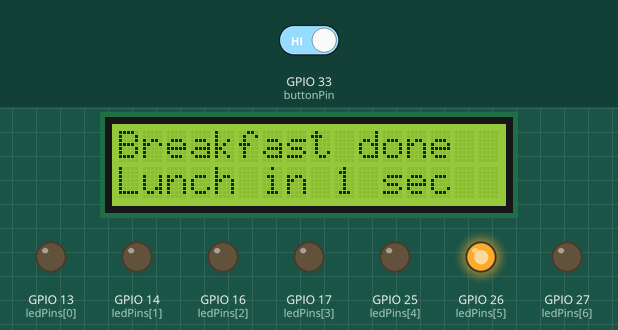
A sketch run on a simulated ESP32. Parts: 16×2 character LCD, output pins drawn as LEDs (lit = HIGH). Inputs (shaded band) come from the test bench; at power-on: GPIO 33 (buttonPin) HIGH. What the sketch prints to the serial monitor is not drawn.

Above: at 19.5 s.
19.6 s: GPIO 33 (buttonPin) driven LOW
At 21.3 s:
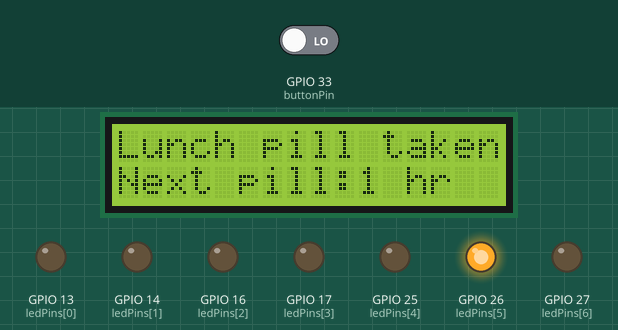
21.6 s: GPIO 33 (buttonPin) driven HIGH
At 22.8 s:
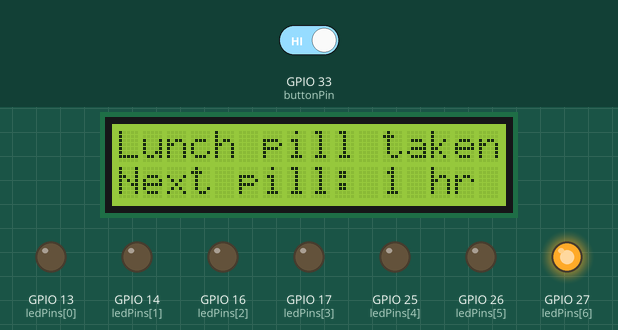
At 25.2 s:
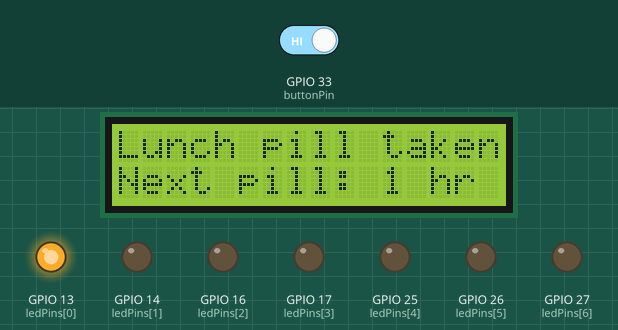
Timing chart, 0 to 41.2 s (numbered marks = the images above; inputs shaded):
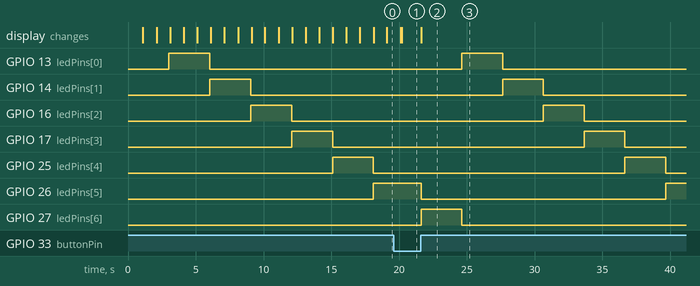

The sketch:

prototype_demo.ino
```cpp
#include <Wire.h>
#include <LiquidCrystal_I2C.h>

LiquidCrystal_I2C lcd(0x27, 16, 2);

// LCD
const int LCD_SDA_PIN = 21;
const int LCD_SCL_PIN = 22;

// LEDs
const int ledPins[7] = {13, 14, 16, 17, 25, 26, 27};

// Buzzer and button
const int buzzerPin = 32;
const int buttonPin = 33;

// Demo timing
const unsigned long countdownSeconds = 20;
const unsigned long ledInterval = 3000;
const unsigned long buzzerInterval = 1000;
const unsigned long buzzerDuration = 250;

unsigned long countdownStartMillis = 0;
unsigned long lastLedMillis = 0;
unsigned long lastBuzzerMillis = 0;
unsigned long buzzerStartMillis = 0;

int currentLed = 0;

bool alarmActive = false;
bool medicationTaken = false;
bool buzzerOn = false;

void setup() {
  Serial.begin(115200);

  Wire.begin(LCD_SDA_PIN, LCD_SCL_PIN);

  lcd.init();
  lcd.backlight();
  lcd.clear();

  for (int i = 0; i < 7; i++) {
    pinMode(ledPins[i], OUTPUT);
    digitalWrite(ledPins[i], LOW);
  }

  pinMode(buzzerPin, OUTPUT);
  noTone(buzzerPin);

  pinMode(buttonPin, INPUT_PULLUP);

  countdownStartMillis = millis();

  lcd.setCursor(0, 0);
  lcd.print("Breakfast done");
  lcd.setCursor(0, 1);
  lcd.print("Lunch in 20 sec");
}

void loop() {
  runLedSequence();

  if (!alarmActive && !medicationTaken) {
    runCountdown();
  }

  if (alarmActive) {
    showAlarmScreen();
    runBuzzerAlarm();
    checkButton();
  }

  if (medicationTaken) {
    showTakenScreen();
  }
}

void runLedSequence() {
  if (millis() - lastLedMillis >= ledInterval) {
    lastLedMillis = millis();

    for (int i = 0; i < 7; i++) {
      digitalWrite(ledPins[i], LOW);
    }

    digitalWrite(ledPins[currentLed], HIGH);

    currentLed++;
    if (currentLed >= 7) {
      currentLed = 0;
    }
  }
}

void runCountdown() {
  unsigned long elapsed = (millis() - countdownStartMillis) / 1000;
  int remaining = countdownSeconds - elapsed;

  if (remaining > 0) {
    lcd.setCursor(0, 0);
    lcd.print("Breakfast done  ");

    lcd.setCursor(0, 1);
    lcd.print("Lunch in ");
    lcd.print(remaining);
    lcd.print(" sec   ");
  } else {
    alarmActive = true;
    lastBuzzerMillis = millis();
    Serial.println("Lunch alarm active");
  }
}

void showAlarmScreen() {
  lcd.setCursor(0, 0);
  lcd.print("Time for lunch ");

  lcd.setCursor(0, 1);
  lcd.print("Press button   ");
}

void runBuzzerAlarm() {
  unsigned long now = millis();

  if (!buzzerOn && now - lastBuzzerMillis >= buzzerInterval) {
    tone(buzzerPin, 2000);
    buzzerOn = true;
    buzzerStartMillis = now;
  }

  if (buzzerOn && now - buzzerStartMillis >= buzzerDuration) {
    noTone(buzzerPin);
    buzzerOn = false;
    lastBuzzerMillis = now;
  }
}

void checkButton() {
  if (digitalRead(buttonPin) == LOW) {
    delay(50);

    if (digitalRead(buttonPin) == LOW) {
      noTone(buzzerPin);
      buzzerOn = false;
      alarmActive = false;
      medicationTaken = true;

      lcd.clear();
      lcd.setCursor(0, 0);
      lcd.print("Lunch pill taken");
      lcd.setCursor(0, 1);
      lcd.print("Next pill:1 hr");

      Serial.println("Lunch pill marked as taken");

      while (digitalRead(buttonPin) == LOW) {
        delay(10);
      }
    }
  }
}

void showTakenScreen() {
  lcd.setCursor(0, 0);
  lcd.print("Lunch pill taken");

  lcd.setCursor(0, 1);
  lcd.print("Next pill: 1 hr");
}
```

Measured:
- after the input at 19.6 s, GPIO 26 (ledPins[5]): stays HIGH (without the input it goes to LOW after 1.5 s); GPIO 27 (ledPins[6]): stays LOW (without the input it goes to HIGH after 1.5 s); the display: first differs from a run without the input after 0.60 s (image 1)
- after the input at 21.6 s, GPIO 13 (ledPins[0]): LOW → HIGH after 3.0 s, → LOW 3.0 s later; GPIO 14 (ledPins[1]): LOW → HIGH after 6.0 s, → LOW 3.0 s later
